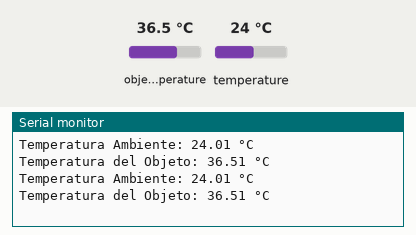
The program below on a simulated Arduino Uno, built with avr-gcc and run on an emulated ATmega328P. Shown: the last lines printed to the serial monitor. The test bench sets the inputs (shaded band); at power-on: object temperature 36.5 °C, temperature 24 °C.

Above: at 1.8 s.
1.9 s: object temperature set to 20 °C
At 2.8 s:
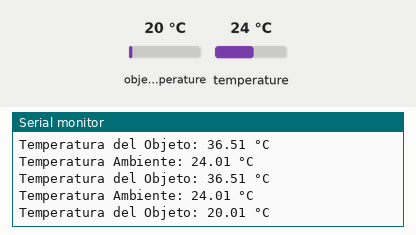
3.4 s: temperature set to 12 °C
At 4.7 s:
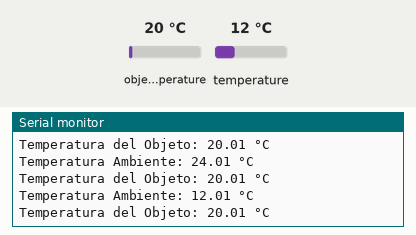
4.9 s: object temperature set to 26 °C
At 5.8 s:
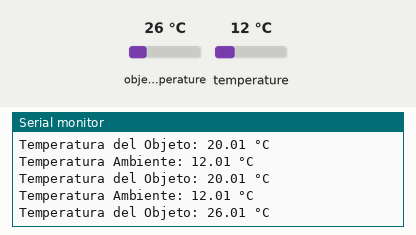
Timing chart, 0 to 7.9 s (numbered marks = the images above; inputs shaded):
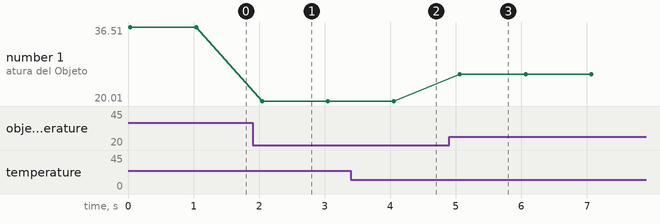

The program:

main.cpp
```cpp
#include <Arduino.h>
#include <Wire.h>
#include <Adafruit_Sensor.h>
#include <Adafruit_MLX90614.h>

// Inicializar el objeto para el sensor de temperatura
Adafruit_MLX90614 mlx = Adafruit_MLX90614();

void setup() {
  // Inicializar la comunicación serial
  Serial.begin(9600);

  // Inicializar el sensor de temperatura
  mlx.begin();
}

void loop() {
  // Leer la temperatura ambiente
  float temperaturaAmbiente = mlx.readAmbientTempC();

  // Leer la temperatura del objeto
  float temperaturaObjeto = mlx.readObjectTempC();

  // Mostrar las temperaturas en el Serial Monitor
  Serial.print("Temperatura Ambiente: ");
  Serial.print(temperaturaAmbiente);
  Serial.println(" °C");
  Serial.print("Temperatura del Objeto: ");
  Serial.print(temperaturaObjeto);
  Serial.println(" °C");

  // Esperar un breve periodo de tiempo antes de la próxima lectura
  delay(1000);
}


// Adafruit no esta difinido, es decir tengo que descargar esa libreria
// o definir lo que hacen esas librerias.
```

Measured:
- after the input at 1.9 s, the serial monitor: prints a new line after 0.15 s (image 1)
- after the input at 3.4 s, the serial monitor: prints a new line after 0.62 s (image 2)
- after the input at 4.9 s, the serial monitor: prints a new line after 0.16 s (image 3)
- plotted number 1: 36.51 → 20.01 after the input at 1.9 s, 20.01 → 26.01 after the input at 4.9 s
